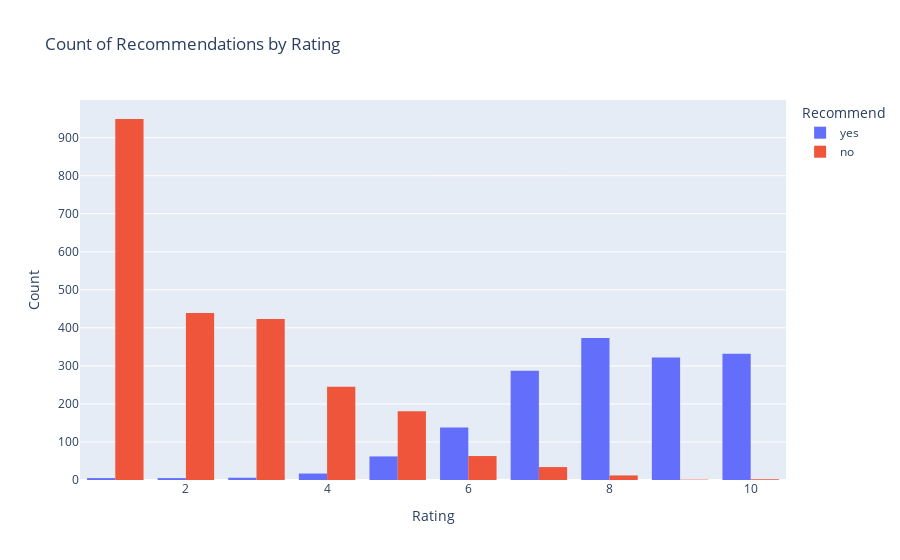

The code cell stored with this chart in its notebook:
### Code cell
# Create a count plot using Plotly
fig = px.histogram(
    reviews_df, 
    x='rating', 
    color='recommended', 
    barmode='group',
    histfunc='count',
    title='Count of Recommendations by Rating'
)

# Customize the layout
fig.update_layout(
    xaxis_title='Rating',
    yaxis_title='Count',
    legend_title='Recommend'
)

# Show the figure
fig.show()

### Figure 1 — Plotly figure (JSON) as saved in the notebook; plotly's stock layout.template omitted (floating-point values rounded to 4 significant figures; data arrays with more than 128 entries replaced by an {"elided": "..."} marker saying what was removed)
{"data": [{"alignmentgroup": "True", "bingroup": "x", "histfunc": "count", "hovertemplate": "recommended=yes<br>rating=%{x}<br>count=%{y}<extra></extra>", "legendgroup": "yes", "marker": {"color": "#636efa", "pattern": {"shape": ""}}, "name": "yes", "offsetgroup": "yes", "orientation": "v", "showlegend": true, "type": "histogram", "x": {"elided": "1547 int values"}, "xaxis": "x", "yaxis": "y"}, {"alignmentgroup": "True", "bingroup": "x", "histfunc": "count", "hovertemplate": "recommended=no<br>rating=%{x}<br>count=%{y}<extra></extra>", "legendgroup": "no", "marker": {"color": "#EF553B", "pattern": {"shape": ""}}, "name": "no", "offsetgroup": "no", "orientation": "v", "showlegend": true, "type": "histogram", "x": {"elided": "2349 int values"}, "xaxis": "x", "yaxis": "y"}], "layout": {"barmode": "group", "legend": {"title": {"text": "Recommend"}, "tracegroupgap": 0}, "title": {"text": "Count of Recommendations by Rating"}, "xaxis": {"anchor": "y", "domain": [0, 1], "title": {"text": "Rating"}}, "yaxis": {"anchor": "x", "domain": [0, 1], "title": {"text": "Count"}}}}
